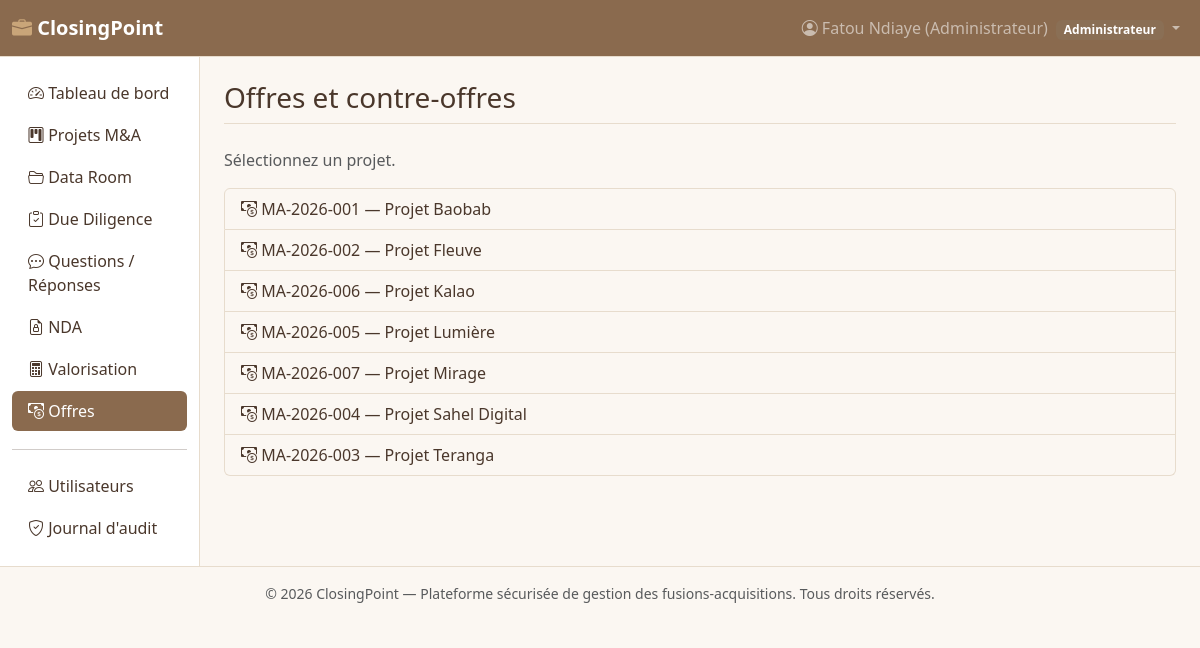
Screenshot of /modules/offers/list.php (signed in) with the database file from the repository.
### tables this page shows
CREATE TABLE ma_projects (
    id INT AUTO_INCREMENT PRIMARY KEY,
    code_projet VARCHAR(20) NOT NULL UNIQUE,
    nom_projet VARCHAR(180) NOT NULL,
    societe_cible VARCHAR(180) NOT NULL,
    societe_acquereur VARCHAR(180) NOT NULL,
    secteur VARCHAR(100) DEFAULT NULL,
    statut ENUM('prospection','nda_signe','due_diligence','negociation','closing','abandonne') NOT NULL DEFAULT 'prospection',
    valeur_estimee DECIMAL(18,2) DEFAULT NULL,
    devise VARCHAR(10) NOT NULL DEFAULT 'FCFA',
    date_debut DATE DEFAULT NULL,
    date_cible_closing DATE DEFAULT NULL,
    description TEXT,
    created_by INT NOT NULL,
    created_at DATETIME NOT NULL DEFAULT CURRENT_TIMESTAMP,
    updated_at DATETIME NOT NULL DEFAULT CURRENT_TIMESTAMP ON UPDATE CURRENT_TIMESTAMP,
    CONSTRAINT fk_proj_creator FOREIGN KEY (created_by) REFERENCES users(id) ON DELETE RESTRICT
);

### includes/security.php (called while the page is built, shortened)
<?php
function e(?string $value): string
{
    return htmlspecialchars($value ?? '', ENT_QUOTES, 'UTF-8');
}

### modules/offers/list.php (the view, shortened to what this page needs)
<?php
require_once __DIR__ . '/../../includes/bootstrap.php';
$user = requireLogin();
$projectId = (int)($_GET['project_id'] ?? 0);
if (!$projectId) {
    if (in_array($user['role'], ['admin', 'conseiller'], true)) {
        $projects = $pdo->query('SELECT * FROM ma_projects ORDER BY nom_projet')->fetchAll();
    } else {
        $stmt = $pdo->prepare('SELECT p.* FROM ma_projects p JOIN project_team pt ON pt.project_id = p.id WHERE pt.user_id = :u ORDER BY p.nom_projet');
        $stmt->execute([':u' => $user['id']]);
        $projects = $stmt->fetchAll();
    }
    require __DIR__ . '/../../includes/header.php';
    ?>
    <p class="text-muted">Sélectionnez un projet.</p>
    <div class="list-group">
      <?php foreach ($projects as $p): ?>
        <a href="list.php?project_id=<?= (int)$p['id'] ?>" class="list-group-item list-group-item-action"><i class="bi bi-cash-coin"></i> <?= e($p['code_projet']) ?> — <?= e($p['nom_projet']) ?></a>
      <?php endforeach; ?>
    </div>
    <?php require __DIR__ . '/../../includes/footer.php'; exit; ?>
<?php }
require __DIR__ . '/../../includes/header.php';
?>
<?php require __DIR__ . '/../../includes/footer.php'; ?>

### public/assets/css/style.css (style rules this page uses)
:root { --cp-nude: #F5EDE4; --cp-camel: #C9A579; --cp-camel-dark: #B08D63; --cp-brown: #8A6A4E; --cp-brown-dark: #6E4A33; --cp-text: #4A372B; --bs-body-bg: #FBF7F2; --bs-body-color: var(--cp-text); --bs-primary: var(--cp-brown); --bs-primary-rgb: 138, 106, 78; --bs-primary-bg-subtle: var(--cp-nude); --bs-primary-border-subtle: #D9BFA0; --bs-primary-text-emphasis: var(--cp-brown-dark); --bs-secondary: #8A6F55; --bs-secondary-rgb: 138, 111, 85; --bs-dark: var(--cp-brown); --bs-dark-rgb: 138, 106, 78; --bs-border-color: #E7DCCD; --bs-link-color: var(--cp-brown); --bs-link-color-rgb: 138, 106, 78; --bs-link-hover-color: var(--cp-brown-dark); --bs-link-hover-color-rgb: 110, 74, 51; }
body { background-color: var(--bs-body-bg); }

### rows the page displays
ma_projects: code_projet "MA-2026-001", nom_projet "Projet Baobab"
ma_projects: code_projet "MA-2026-002", nom_projet "Projet Fleuve"
ma_projects: code_projet "MA-2026-006", nom_projet "Projet Kalao"
ma_projects: code_projet "MA-2026-005", nom_projet "Projet Lumière"
ma_projects: code_projet "MA-2026-007", nom_projet "Projet Mirage"
ma_projects: code_projet "MA-2026-004", nom_projet "Projet Sahel Digital"
ma_projects: code_projet "MA-2026-003", nom_projet "Projet Teranga"

### other values shown
SITE_NAME "ClosingPoint"
$user['full_name'] "Fatou Ndiaye (Administrateur)"
roleLabel($user['role']) "Administrateur"
$label "Tableau de bord Projets M&A Data Room Due Diligence Questions / Réponses NDA Valorisation Offres Utilisateurs Journal d'audit"
$pageTitle "Offres et contre-offres"
